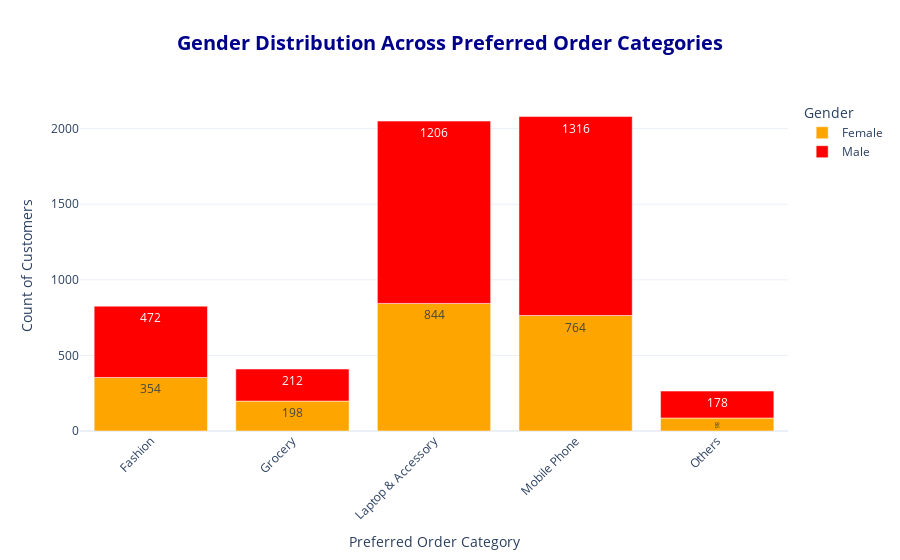

Write notebook code for a chart like this one.
### Markdown cell above
preferred order category and churn rate

### Code cell
import plotly.express as px

ordercat_gender_count = EcomCsv.groupby(['PreferedOrderCat', 'Gender']).size().reset_index(name='Count')
fig = px.bar(ordercat_gender_count, 
             x='PreferedOrderCat', 
             y='Count', 
             color='Gender', 
             title="<b>Gender Distribution Across Preferred Order Categories</b>",
             text_auto=True,  
             color_discrete_sequence=['orange', 'red'])  
fig.update_layout(
    hovermode='x', 
    title_font_color="darkblue",
    template="plotly_white", 
    title_font_size=20,
    hoverlabel_font_size=16,
    title_x=0.5,
    yaxis_title='Count of Customers',
    xaxis_title='Preferred Order Category',
    xaxis=dict(tickangle=-45)
)
fig.show()

### Figure 1 — Plotly figure (JSON) as saved in the notebook; plotly's stock layout.template omitted (floating-point values rounded to 4 significant figures)
{"data": [{"alignmentgroup": "True", "hovertemplate": "Gender=Female<br>PreferedOrderCat=%{x}<br>Count=%{y}<extra></extra>", "legendgroup": "Female", "marker": {"color": "orange", "pattern": {"shape": ""}}, "name": "Female", "offsetgroup": "Female", "orientation": "v", "showlegend": true, "textposition": "auto", "texttemplate": "%{y}", "type": "bar", "x": ["Fashion", "Grocery", "Laptop & Accessory", "Mobile Phone", "Others"], "xaxis": "x", "y": [354, 198, 844, 764, 86], "yaxis": "y"}, {"alignmentgroup": "True", "hovertemplate": "Gender=Male<br>PreferedOrderCat=%{x}<br>Count=%{y}<extra></extra>", "legendgroup": "Male", "marker": {"color": "red", "pattern": {"shape": ""}}, "name": "Male", "offsetgroup": "Male", "orientation": "v", "showlegend": true, "textposition": "auto", "texttemplate": "%{y}", "type": "bar", "x": ["Fashion", "Grocery", "Laptop & Accessory", "Mobile Phone", "Others"], "xaxis": "x", "y": [472, 212, 1206, 1316, 178], "yaxis": "y"}], "layout": {"barmode": "relative", "hoverlabel": {"font": {"size": 16}}, "hovermode": "x", "legend": {"title": {"text": "Gender"}, "tracegroupgap": 0}, "title": {"font": {"color": "darkblue", "size": 20}, "text": "<b>Gender Distribution Across Preferred Order Categories</b>", "x": 0.5}, "xaxis": {"anchor": "y", "domain": [0, 1], "tickangle": -45, "title": {"text": "Preferred Order Category"}}, "yaxis": {"anchor": "x", "domain": [0, 1], "title": {"text": "Count of Customers"}}}}
